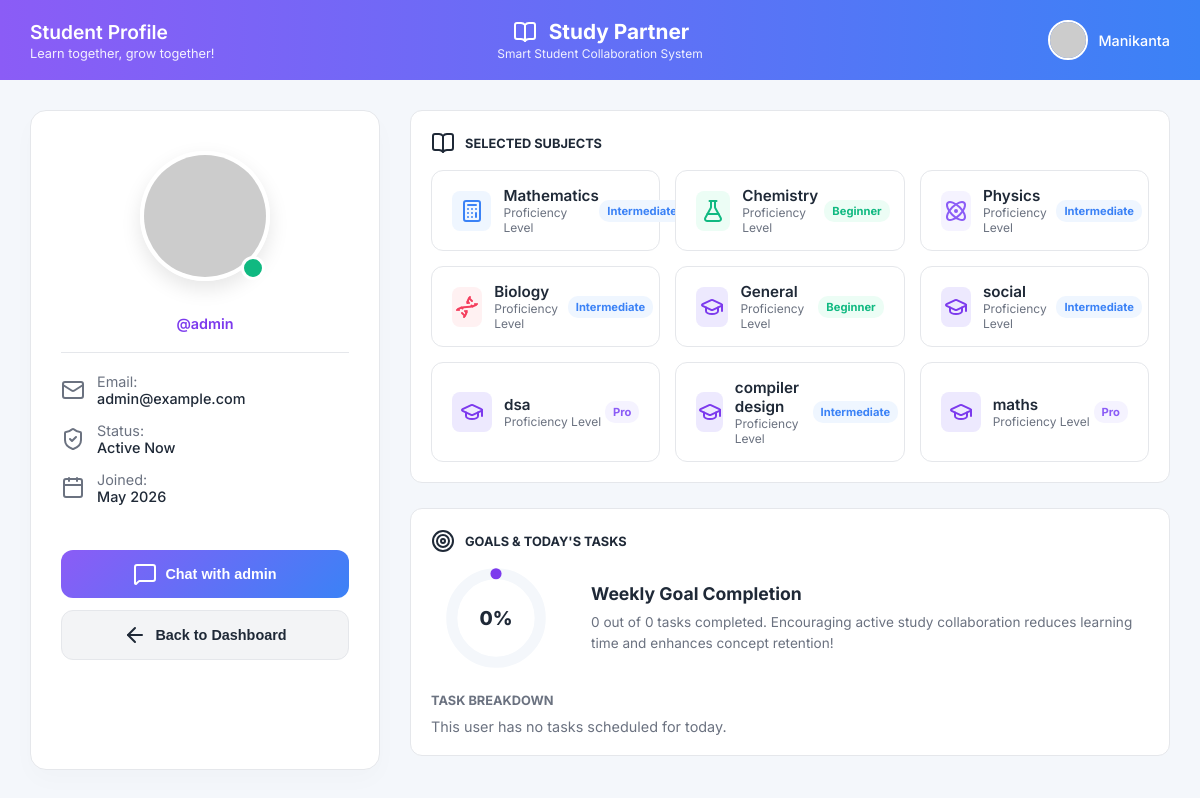
The page /profile/admin/ (signed in) on the database its author committed.
### main/models.py (models this page shows, shortened)
class Profile(models.Model):
    LEVEL_CHOICES = (
        ('beginner', 'Beginner'),
        ('intermediate', 'Intermediate'),
        ('pro', 'Pro'),
    )
    user = models.OneToOneField(User, on_delete=models.CASCADE, related_name='profile')
    is_online = models.BooleanField(default=False)

class SubjectSelection(models.Model):
    student = models.ForeignKey(Profile, on_delete=models.CASCADE, related_name='subject_selections')
    subject = models.ForeignKey(Subject, on_delete=models.CASCADE)
    level = models.CharField(max_length=20, choices=Profile.LEVEL_CHOICES, default='beginner')

class Subject(models.Model):
    name = models.CharField(max_length=100)

### main/views.py (the view)
# urls.py: path('profile/<str:username>/', views.profile_view, name='profile'),
@login_required
def profile_view(request, username):
    from django.shortcuts import get_object_or_404
    target_user = get_object_or_404(User, username=username)
    target_profile, _ = Profile.objects.get_or_create(user=target_user)
    subject_selections = target_profile.subject_selections.all()
    tasks = Task.objects.filter(user=target_user)
    completed_tasks = tasks.filter(completed=True).count()
    total_tasks = tasks.count()
    task_progress = int((completed_tasks / total_tasks * 100)) if total_tasks > 0 else 0
    context = {
        'target_user': target_user,
        'target_profile': target_profile,
        'subject_selections': subject_selections,
        'tasks': tasks,
        'task_progress': task_progress,
        'total_tasks': total_tasks,
        'completed_tasks': completed_tasks,
    }
    return render(request, 'main/profile.html', context)

### templates/main/profile.html (shortened to what this page needs)
<!DOCTYPE html>
<html lang="en">
<head>
    {% load static %}
    <link rel="stylesheet" href="{% static 'css/style.css' %}">
</head>
<body>
    <div class="app-container">
        <header class="header">
            <div class="header-left">
                <div class="user-info">
                    <h2>Student Profile</h2>
                    <p>Learn together, grow together!</p>
                </div>
            </div>
            <div class="header-center">
                <div class="header-center-top">
                    <i data-lucide="book-open" style="width: 28px; color: white;"></i>
                    <h1>Study Partner</h1>
                </div>
                <p>Smart Student Collaboration System</p>
            </div>
            <div class="header-right">
                <div class="profile-menu" onclick="window.location.href='/dashboard/'" style="cursor: pointer;">
                    <img src="https://ui-avatars.com/api/?name={{ user.first_name|default:'Manikanta' }}&background=6366f1&color=fff" alt="Avatar">
                    <span>{{ user.first_name|default:"Manikanta" }}</span>
                </div>
            </div>
        </header>
        <div class="main-content" style="overflow-y: auto;">
            <div class="profile-container">
                <div class="profile-left-card">
                    <div class="avatar-container">
                        <img src="https://ui-avatars.com/api/?name={{ target_user.first_name }}+{{ target_user.last_name }}&background=random&size=120" class="large-avatar" alt="Avatar">
                        <div class="status-ring {% if target_profile.is_online %}status-online{% else %}status-offline{% endif %}"></div>
                    </div>
                    <p class="profile-username">@{{ target_user.username }}</p>
                    <div class="profile-details-list">
                        <div class="profile-detail-item">
                            <i data-lucide="mail"></i>
                            <div>Email: <br><span>{{ target_user.email|default:"Not shared" }}</span></div>
                        </div>
                        <div class="profile-detail-item">
                            <i data-lucide="shield-check"></i>
                            <div>Status: <br><span>{% if target_profile.is_online %}Active Now{% else %}Offline{% endif %}</span></div>
                        </div>
                        <div class="profile-detail-item">
                            <i data-lucide="calendar"></i>
                            <div>Joined: <br><span>{{ target_user.date_joined|date:"M Y" }}</span></div>
                        </div>
                    </div>
                    <div class="action-buttons">
                        <button class="btn-full btn-chat" onclick="window.location.href='/dashboard/?chat_with={{ target_user.username }}'">
                            <i data-lucide="message-square"></i> Chat with {{ target_user.first_name|default:target_user.username }}
                        </button>
                        <button class="btn-full btn-back" onclick="window.location.href='/dashboard/'">
                            <i data-lucide="arrow-left"></i> Back to Dashboard
                        </button>
                    </div>
                </div>
                <div class="profile-right-content">
                    <div class="card">
                        <h2 class="card-title"><i data-lucide="book-open"></i> Selected Subjects</h2>
                        {% if subject_selections %}
                            <div class="subjects-grid">
                                {% for sel in subject_selections %}
                                    <div class="subject-card">
                                        <div class="subject-card-left">
                                            <div class="subj-icon" style="
                                                {% if sel.subject.name|lower == 'mathematics' %}
                                                    background: var(--bg-math); color: var(--c-math);
                                                {% elif sel.subject.name|lower == 'physics' %}
                                                    background: var(--bg-phy); color: var(--c-phy);
                                                {% elif sel.subject.name|lower == 'chemistry' %}
                                                    background: var(--bg-chem); color: var(--c-chem);
                                                {% elif sel.subject.name|lower == 'biology' %}
                                                    background: var(--bg-bio); color: var(--c-bio);
                                                {% elif sel.subject.name|lower == 'economics' %}
                                                    background: var(--bg-eco); color: var(--c-eco);
                                                {% elif sel.subject.name|lower == 'zoology' %}
                                                    background: var(--bg-zoo); color: var(--c-zoo);
                                                {% else %}
                                                    background: var(--primary-light); color: var(--primary);
                                                {% endif %}
                                            ">
                                                <i data-lucide="
                                                    {% if sel.subject.name|lower == 'mathematics' %}calculator
                                                    {% elif sel.subject.name|lower == 'physics' %}atom
                                                    {% elif sel.subject.name|lower == 'chemistry' %}flask-conical
                                                    {% elif sel.subject.name|lower == 'biology' %}dna
                                                    {% elif sel.subject.name|lower == 'economics' %}line-chart
                                                    {% elif sel.subject.name|lower == 'zoology' %}bug
                                                    {% else %}graduation-cap{% endif %}
                                                "></i>
                                            </div>
                                            <div class="subj-details">
                                                <h4>{{ sel.subject.name }}</h4>
                                                <p>Proficiency Level</p>
                                            </div>
                                        </div>
                                        <span class="level-badge" style="
                                            {% if sel.level == 'pro' %}
                                                background: var(--bg-phy); color: var(--c-phy);
                                            {% elif sel.level == 'intermediate' %}
                                                background: var(--bg-math); color: var(--c-math);
                                            {% else %}
                                                background: var(--bg-chem); color: var(--c-chem);
                                            {% endif %}
                                        ">{{ sel.level }}</span>
                                    </div>
                                {% endfor %}
                            </div>
                        {% else %}
                            <p style="color: var(--text-muted); font-size: 0.9rem; margin-top: 10px;">This user has not selected any specific study subjects yet.</p>
                        {% endif %}
                    </div>
                    <div class="card">
                        <h2 class="card-title"><i data-lucide="target"></i> Goals & Today's Tasks</h2>
                        <div class="tracker-card" style="margin-bottom: 25px;">
                            <div class="tracker-left" style="min-width: 130px;">
                                <div class="circ-chart">
                                    <svg viewBox="0 0 36 36">
                                        <path class="bg" d="M18 2.0845 a 15.9155 15.9155 0 0 1 0 31.831 a 15.9155 15.9155 0 0 1 0 -31.831" />
                                        <path class="fill" stroke-dasharray="{{ task_progress }}, 100" d="M18 2.0845 a 15.9155 15.9155 0 0 1 0 31.831 a 15.9155 15.9155 0 0 1 0 -31.831" />
                                    </svg>
                                    <div class="text" style="font-size: 1.2rem;">{{ task_progress }}%</div>
                                </div>
                            </div>
                            <div class="progress-desc">
                                <h3>Weekly Goal Completion</h3>
                                <p>{{ completed_tasks }} out of {{ total_tasks }} tasks completed. Encouraging active study collaboration reduces learning time and enhances concept retention!</p>
                            </div>
                        </div>
                        <h3 class="sidebar-group-title" style="padding: 0; font-size: 0.8rem;">Task Breakdown</h3>
                        {% if tasks %}
                            <div class="tasks-profile-list">
                                {% for task in tasks %}
                                    <div class="task-profile-item">
                                        <div class="task-profile-left">
                                            <i data-lucide="{% if task.completed %}check-circle-2{% else %}circle{% endif %}" style="width: 18px; color: {% if task.completed %}var(--status-completed){% else %}var(--text-muted){% endif %};"></i>
                                            <span class="task-profile-title {% if task.completed %}completed{% endif %}">{{ task.title }}</span>
                                        </div>
                                        <span class="status-pill {% if task.completed %}completed{% else %}pending{% endif %}">
                                            {% if task.completed %}Completed{% else %}Pending{% endif %}
                                        </span>
                                    </div>
                                {% endfor %}
                            </div>
                        {% else %}
                            <p style="color: var(--text-muted); font-size: 0.9rem; margin-top: 10px;">This user has no tasks scheduled for today.</p>
                        {% endif %}
                    </div>
                </div>
            </div>
        </div>
    </div>
</body>
</html>

### static/css/style.css (style rules this page uses)
:root { --primary: #7c3aed; --primary-light: #ede9fe; --secondary: #3b82f6; --secondary-light: #eff6ff; --bg-main: #f4f7fb; --bg-card: #ffffff; --text-main: #1f2937; --text-muted: #6b7280; --border: #e5e7eb; --c-math: #3b82f6; --bg-math: #eff6ff; --c-phy: #8b5cf6; --bg-phy: #f5f3ff; --c-chem: #10b981; --bg-chem: #ecfdf5; --c-bio: #f43f5e; --bg-bio: #fff1f2; --c-eco: #f59e0b; --bg-eco: #fffbeb; --c-zoo: #06b6d4; --bg-zoo: #ecfeff; --status-high: #ef4444; --status-medium: #f59e0b; --status-low: #3b82f6; --status-completed: #10b981; --radius-lg: 16px; --radius-md: 12px; --radius-sm: 8px; }
* { margin: 0; padding: 0; box-sizing: border-box; }
body { font-family: 'Inter', system-ui, -apple-system, sans-serif; background-color: var(--bg-main); color: var(--text-main); height: 100vh; overflow: hidden; }
.app-container { display: flex; flex-direction: column; height: 100vh; }
.header { height: 80px; background: linear-gradient(to right, #8b5cf6, #3b82f6); color: white; display: flex; align-items: center; justify-content: space-between; padding: 0 30px; z-index: 100; }
.header-left { display: flex; align-items: center; gap: 20px; flex: 1; }
.header-left .user-info h2 { font-size: 1.2rem; font-weight: 600; }
.header-left .user-info p { font-size: 0.8rem; opacity: 0.9; margin-top: 2px; }
.header-center { display: flex; flex-direction: column; align-items: center; justify-content: center; flex: 1; }
.header-center-top { display: flex; align-items: center; gap: 10px; }
.header-center-top h1 { font-size: 1.3rem; font-weight: 700; }
.header-center p { font-size: 0.75rem; opacity: 0.9; margin-top: 2px; }
.header-right { display: flex; align-items: center; justify-content: flex-end; gap: 25px; flex: 1; }
.profile-menu { display: flex; align-items: center; gap: 10px; cursor: pointer; }
.profile-menu img { width: 40px; height: 40px; border-radius: 50%; border: 2px solid white; }
.profile-menu span { font-size: 0.9rem; font-weight: 500; }
.main-content { display: flex; flex: 1; overflow: hidden; padding: 20px; gap: 20px; }
.card { background: var(--bg-card); border-radius: var(--radius-md); border: 1px solid var(--border); padding: 20px; }
.card-title { font-size: 0.8rem; font-weight: 700; color: var(--text-main); text-transform: uppercase; display: flex; align-items: center; gap: 10px; margin-bottom: 15px; }
.sidebar-group-title { font-size: 0.75rem; font-weight: 700; color: var(--text-muted); text-transform: uppercase; margin-bottom: 10px; padding: 0 10px; }
.tracker-card { display: flex; align-items: center; gap: 30px; }
.tracker-left { display: flex; flex-direction: column; align-items: center; min-width: 150px; }
.circ-chart { width: 100px; height: 100px; position: relative; }
.circ-chart svg { width: 100%; height: 100%; }
.circ-chart .text { position: absolute; top: 50%; left: 50%; transform: translate(-50%, -50%); font-size: 1.4rem; font-weight: 800; color: var(--text-main); }

### rows shown on the page
SubjectSelection: subject.name "Mathematics", level "Intermediate"
SubjectSelection: subject.name "Chemistry", level "Beginner"
SubjectSelection: subject.name "Physics", level "Intermediate"
SubjectSelection: subject.name "Biology", level "Intermediate"
SubjectSelection: subject.name "General", level "Beginner"
SubjectSelection: subject.name "social", level "Intermediate"
SubjectSelection: subject.name "dsa", level "Pro"
SubjectSelection: subject.name "compiler design", level "Intermediate"
SubjectSelection: subject.name "maths", level "Pro"

### other values the page prints
{{ user.first_name|default:"Manikanta" }} "Manikanta"
{{ target_user.username }} "admin"
{{ target_user.email|default:"Not shared" }} "admin@example.com"
{{ target_user.date_joined|date:"M Y" }} "May 2026"
{{ target_user.first_name|default:target_user.username }} "admin"
{{ task_progress }} "0"
{{ completed_tasks }} "0"
{{ total_tasks }} "0"
